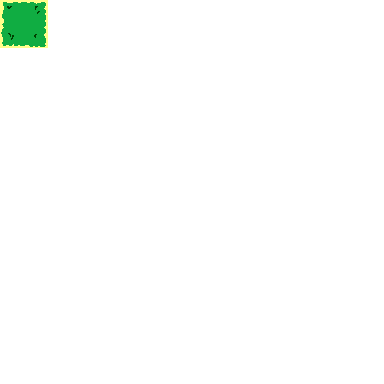
#> input picture drawnums/masterSheet.png, 384 x 384 px
$ python drawnums.py
#> lines starting #> are read from the running program, lines starting #| are printed output that depends on the picture
'''
Adds numbers to a sprite sheet for easy reference.
'''
from PIL import Image
from PIL import ImageFont
from PIL import ImageDraw

# size of tile sheet on Y and X axis in tiles; replace these with something positive
TILES_HIGH = 24
TILES_WIDE = 24

TILE_SIZE = 16

if __name__ == '__main__':

    # replace 'tiles.png' with your sprite sheet
    img = Image.open('masterSheet.png')
#> img is the input picture: PIL image 384x384 RGBA; mean R, G, B, A 1, 2.9, 1.2, 4
    draw = ImageDraw.Draw(img)

    # custom small font, good for small tile sets
    font = ImageFont.truetype('font.TTF', 8)

    # keep track of which tile we're adding text to
    counter = 1

    for y in range(TILES_HIGH):
        for x in range(TILES_WIDE):
            draw.text((x * TILE_SIZE + 1, y * TILE_SIZE), str(counter), (0, 0, 0), font=font)
            draw.text((x * TILE_SIZE, y * TILE_SIZE + 1), str(counter), (0, 0, 0), font=font)
            draw.text((x * TILE_SIZE, y * TILE_SIZE), str(counter), (255, 0, 255), font=font)
            counter += 1
#> after the loop, counter = 577

    # save as renamed tile sheet
    img.save('tiles_numbered.png')
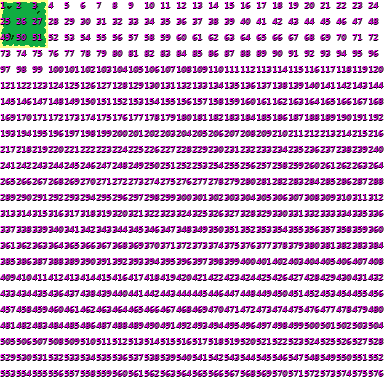
#> saved as tiles_numbered.png: PIL image 384x384 RGBA; mean R, G, B, A 34.6, 2.5, 34.8, 66.8; transparent parts drawn white
